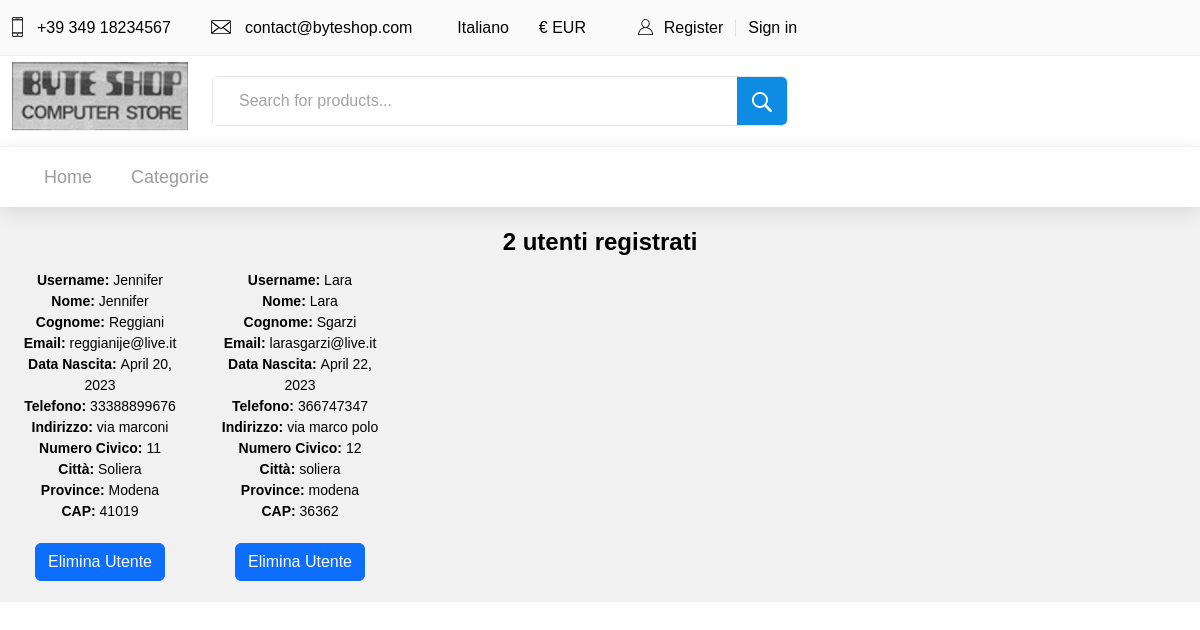
/authentication/users, run on the app's committed database.
### authentication/models.py (models this page shows)
class Client (models.Model):
    user = models.OneToOneField(User, on_delete=models.CASCADE)
    profile_image = models.ImageField(blank=True, null=True, default="unknown.jpeg")
    telephone = models.CharField( max_length=15)
    address= models.CharField(max_length=30)
    house_number= models.IntegerField(default=1)
    city= models.CharField(max_length=40)
    province= models.CharField(max_length=40)
    cap= models.IntegerField(default=11111)
    birth_date= models.DateField(null=True, blank=True)

### authentication/views.py (the view)
# urls.py: path('users',views.users,name="users"),
def users(request):
    templ="authentication/users.html"
    clients=Client.objects.all()
    ctx={"listaclients":clients}
    return render(request,template_name=templ,context=ctx)

### authentication/templates/authentication/users.html (shortened to what this page needs)
{% extends 'base.html' %}
{% block head %}
{% load static %}
<link rel="stylesheet" type="text/css" href="{% static '/css/style.css' %}">
{% endblock %}
{% block content %}
{% include "header.html" %}
<center>
    <br>
    {% if listaclients.count > 0 %}
        <div class="container-fluid">
            <div class="row">
                {% if listaclients.count == 1 %}
                    <h3>  Un solo utente registrato  </h3>
                    <br> <br>
                {% else %}
                    <h3> <b> {{listaclients.count}} utenti registrati </b> </h3>
                    <br> <br>
                {% endif %}
                {% for l in listaclients %}
                    <div class="col-2">
                        <label for="username"> <b> Username: </b> {{l.user.username}} <br>
                        <label for="name"> <b> Nome: </b> {{l.user.first_name}} <br>
                        <label for="surname"> <b> Cognome: </b> {{l.user.last_name}} <br>
                        <label for="email"> <b> Email: </b> {{l.user.email}} <br>
                        <label for="birth_date"> <b> Data Nascita: </b> {{l.birth_date}} <br>
                        <label for="telephone"> <b> Telefono: </b> {{l.telephone}} <br>
                        <label for="address"> <b> Indirizzo: </b> {{l.address}} <br>
                        <label for="house_number"> <b> Numero Civico: </b> {{l.house_number}} <br>
                        <label for="city"> <b> Città: </b> {{l.city}} <br>
                        <label for="province"> <b> Province: </b> {{l.province}} <br>
                        <label for="cap"> <b> CAP: </b> {{l.cap}} <br>
                        <br>
                        <a class="btn btn-primary" onclick="return confirm('Sei sicuro di voler eliminare questo utente?')" href="delete_user/{{l.id}}" role="button">Elimina Utente</a>
                        <br> <br>
                    </div>
                {% endfor %}
            </div>
        </div>
    {% else %}
        <h4> <b>Non sono presenti utenti registrati </b> </h4> <br> <br>
    {% endif %}
</center>
{% endblock %}

### static/css/style.css (style rules this page uses)
* { margin: 0; padding: 0; -webkit-font-smoothing: antialiased; -webkit-text-shadow: rgba(0,0,0,.01) 0 0 1px; text-shadow: rgba(0,0,0,.01) 0 0 1px; }
body { font-family: 'Rubik', sans-serif; font-size: 14px; font-weight: 400; background: #FFFFFF; color: #000000; }
div { display: block; position: relative; -webkit-box-sizing: border-box; -moz-box-sizing: border-box; box-sizing: border-box; }
a, a:hover, a:visited, a:active, a:link { text-decoration: none; -webkit-font-smoothing: antialiased; -webkit-text-shadow: rgba(0,0,0,.01) 0 0 1px; text-shadow: rgba(0,0,0,.01) 0 0 1px; }
h3 { font-size: 24px; }
h1, h2, h3, h4, h5, h6 { font-family: 'Rubik', sans-serif; font-weight: 500; -webkit-font-smoothing: antialiased; -webkit-text-shadow: rgba(0,0,0,.01) 0 0 1px; text-shadow: rgba(0,0,0,.01) 0 0 1px; }
center { background-color: #f1f1f1; }

### data on the page
Client: user.username "Jennifer", user.first_name "Jennifer", user.last_name "Reggiani", user.email "reggianije@live.it", birth_date "April 20, 2023", telephone "33388899676", address "via marconi", house_number "11", city "Soliera", province "Modena", cap "41019"
Client: user.username "Lara", user.first_name "Lara", user.last_name "Sgarzi", user.email "larasgarzi@live.it", birth_date "April 22, 2023", telephone "366747347", address "via marco polo", house_number "12", city "soliera", province "modena", cap "36362"

### other printed values
{{ listaclients.count }} "2"
